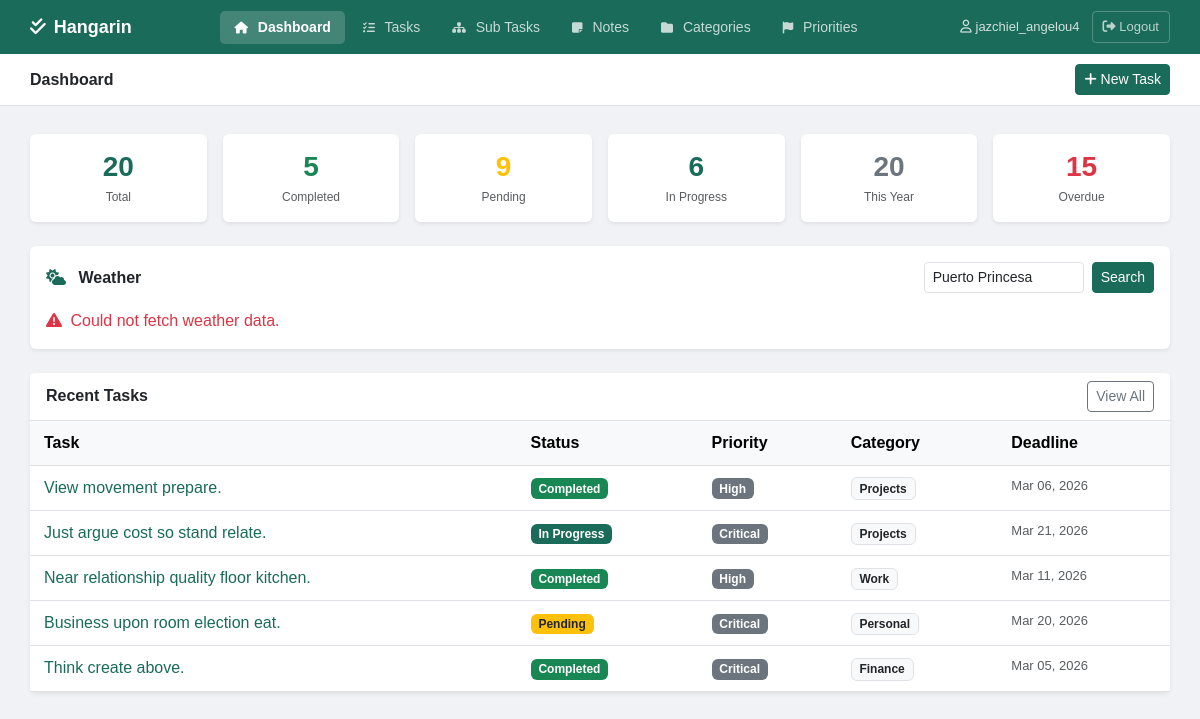
/ (signed in), run on the app's committed database.
### tasks/models.py (models this page shows, shortened)
class BaseModel(models.Model):
    created_at = models.DateTimeField(auto_now_add=True)
    updated_at = models.DateTimeField(auto_now=True)
    class Meta:
        abstract = True

class Task(BaseModel):
    STATUS_CHOICES = [
        ("Pending", "Pending"),
        ("In Progress", "In Progress"),
        ("Completed", "Completed"),
    ]
    title = models.CharField(max_length=255)
    description = models.TextField(blank=True, null=True)
    deadline = models.DateTimeField(blank=True, null=True)
    status = models.CharField(
        max_length=50,
        choices=STATUS_CHOICES,
        default="Pending"
    )
    category = models.ForeignKey(Category, on_delete=models.SET_NULL, null=True, blank=True)
    priority = models.ForeignKey(Priority, on_delete=models.SET_NULL, null=True, blank=True)
    user = models.ForeignKey(User, on_delete=models.CASCADE, null=True, blank=True)
    class Meta:
        verbose_name = "Task"
        verbose_name_plural = "Tasks"

class Priority(BaseModel):
    name = models.CharField(max_length=100)
    class Meta:
        verbose_name = "Priority"
        verbose_name_plural = "Priorities"

class Category(BaseModel):
    name = models.CharField(max_length=100)
    class Meta:
        verbose_name = "Category"
        verbose_name_plural = "Categories"

### tasks/views.py (the view)
# urls.py: path('', views.dashboard, name='dashboard'),
@login_required
def dashboard(request):
    user_tasks = Task.objects.all() if request.user.is_superuser else Task.objects.filter(user=request.user)
    total_tasks = user_tasks.count()
    completed_tasks = user_tasks.filter(status='Completed').count()
    pending_tasks = user_tasks.filter(status='Pending').count()
    in_progress_tasks = user_tasks.filter(status='In Progress').count()
    current_year = timezone.now().year
    tasks_this_year = user_tasks.filter(created_at__year=current_year).count()
    recent_tasks = user_tasks.order_by('-created_at')[:5]
    overdue_tasks = user_tasks.filter(
        deadline__lt=timezone.now()
    ).exclude(status='Completed').count()
    weather_data = None
    city = request.GET.get('city', 'Puerto Princesa')
    api_key = os.getenv('OPENWEATHER_API_KEY')
    try:
        url = f"https://api.openweathermap.org/data/2.5/weather?q={city}&appid={api_key}&units=metric"
        response = requests.get(url, timeout=10)
        response.raise_for_status()
        data = response.json()
        weather_data = {
            'city': data['name'],
            'country': data['sys']['country'],
            'temp': data['main']['temp'],
            'feels_like': data['main']['feels_like'],
            'humidity': data['main']['humidity'],
            'description': data['weather'][0]['description'].title(),
            'icon': data['weather'][0]['icon'],
        }
    except Exception as e:
        weather_data = {'error': 'Could not fetch weather data.'}
    context = {
        'total_tasks': total_tasks,
        'completed_tasks': completed_tasks,
        'pending_tasks': pending_tasks,
        'in_progress_tasks': in_progress_tasks,
        'tasks_this_year': tasks_this_year,
        'recent_tasks': recent_tasks,
        'overdue_tasks': overdue_tasks,
        'weather': weather_data,
        'city': city,
        'active_page': 'dashboard',
    }
    return render(request, 'tasks/dashboard.html', context)

### templates/tasks/dashboard.html (shortened to what this page needs)
{% extends 'tasks/base.html' %}
{% block page_title %}Dashboard{% endblock %}
{% block topbar_actions %}
<a href="{% url 'task_create' %}" class="btn btn-primary btn-sm">
    <i class="fa-solid fa-plus"></i> New Task
</a>
{% endblock %}
{% block content %}
<div class="row g-3 mb-4">
    <div class="col-6 col-md-4 col-lg-2">
        <div class="card text-center h-100 border-0 shadow-sm">
            <div class="card-body py-3">
                <h3 class="fw-bold mb-1" style="color:#1a6b5a;">{{ total_tasks }}</h3>
                <p class="text-muted mb-0" style="font-size:12px;">Total</p>
            </div>
        </div>
    </div>
    <div class="col-6 col-md-4 col-lg-2">
        <div class="card text-center h-100 border-0 shadow-sm">
            <div class="card-body py-3">
                <h3 class="fw-bold mb-1 text-success">{{ completed_tasks }}</h3>
                <p class="text-muted mb-0" style="font-size:12px;">Completed</p>
            </div>
        </div>
    </div>
    <div class="col-6 col-md-4 col-lg-2">
        <div class="card text-center h-100 border-0 shadow-sm">
            <div class="card-body py-3">
                <h3 class="fw-bold mb-1 text-warning">{{ pending_tasks }}</h3>
                <p class="text-muted mb-0" style="font-size:12px;">Pending</p>
            </div>
        </div>
    </div>
    <div class="col-6 col-md-4 col-lg-2">
        <div class="card text-center h-100 border-0 shadow-sm">
            <div class="card-body py-3">
                <h3 class="fw-bold mb-1" style="color:#1a6b5a;">{{ in_progress_tasks }}</h3>
                <p class="text-muted mb-0" style="font-size:12px;">In Progress</p>
            </div>
        </div>
    </div>
    <div class="col-6 col-md-4 col-lg-2">
        <div class="card text-center h-100 border-0 shadow-sm">
            <div class="card-body py-3">
                <h3 class="fw-bold mb-1 text-secondary">{{ tasks_this_year }}</h3>
                <p class="text-muted mb-0" style="font-size:12px;">This Year</p>
            </div>
        </div>
    </div>
    <div class="col-6 col-md-4 col-lg-2">
        <div class="card text-center h-100 border-0 shadow-sm">
            <div class="card-body py-3">
                <h3 class="fw-bold mb-1 text-danger">{{ overdue_tasks }}</h3>
                <p class="text-muted mb-0" style="font-size:12px;">Overdue</p>
            </div>
        </div>
    </div>
</div>
<div class="card border-0 shadow-sm mb-4">
    <div class="card-body">
        <div class="d-flex justify-content-between align-items-center mb-3">
            <h6 class="fw-bold mb-0"><i class="fa-solid fa-cloud-sun me-2" style="color:#1a6b5a;"></i> Weather</h6>
            <form method="get" class="d-flex gap-2">
                <input type="text" name="city" value="{{ city }}" placeholder="Enter city..." class="form-control form-control-sm" style="width:160px;">
                <button type="submit" class="btn btn-primary btn-sm">Search</button>
            </form>
        </div>
        {% if weather.error %}
            <p class="text-danger mb-0"><i class="fa-solid fa-triangle-exclamation me-1"></i> {{ weather.error }}</p>
        {% endif %}
    </div>
</div>
<div class="card border-0 shadow-sm">
    <div class="card-header bg-white d-flex justify-content-between align-items-center border-bottom">
        <span class="fw-semibold">Recent Tasks</span>
        <a href="{% url 'task_list' %}" class="btn btn-outline-secondary btn-sm">View All</a>
    </div>
    <div class="card-body p-0">
        {% if recent_tasks %}
        <div class="table-responsive">
            <table class="table table-hover mb-0">
                <thead class="table-light">
                    <tr>
                        <th>Task</th>
                        <th>Status</th>
                        <th>Priority</th>
                        <th>Category</th>
                        <th>Deadline</th>
                    </tr>
                </thead>
                <tbody>
                    {% for task in recent_tasks %}
                    <tr>
                        <td>
                            <a href="{% url 'task_detail' task.pk %}" class="text-decoration-none fw-medium" style="color:#1a6b5a;">{{ task.title }}</a>
                        </td>
                        <td>
                            {% if task.status == 'Completed' %}<span class="badge bg-success">Completed</span>
                            {% elif task.status == 'In Progress' %}<span class="badge" style="background-color:#1a6b5a;">In Progress</span>
                            {% else %}<span class="badge bg-warning text-dark">Pending</span>{% endif %}
                        </td>
                        <td>
                            {% if task.priority %}<span class="badge bg-secondary">{{ task.priority.name }}</span>
                            {% else %}<span class="text-muted">—</span>{% endif %}
                        </td>
                        <td>
                            {% if task.category %}<span class="badge bg-light text-dark border">{{ task.category.name }}</span>
                            {% else %}<span class="text-muted">—</span>{% endif %}
                        </td>
                        <td class="text-muted" style="font-size:13px;">
                            {% if task.deadline %}{{ task.deadline|date:"M d, Y" }}{% else %}—{% endif %}
                        </td>
                    </tr>
                    {% endfor %}
                </tbody>
            </table>
        </div>
        {% else %}
        <div class="text-center py-5 text-muted">
            <i class="fa-solid fa-inbox fa-2x mb-3 d-block opacity-25"></i>
            <p>No tasks yet. <a href="{% url 'task_create' %}" style="color:#1a6b5a;">Create one!</a></p>
        </div>
        {% endif %}
    </div>
</div>
{% endblock %}

### templates/tasks/base.html (shortened to what this page needs)
{% load pwa %}
<!DOCTYPE html>
<html lang="en">
<head>
    <link href="https://cdn.jsdelivr.net/npm/bootstrap@5.3.0/dist/css/bootstrap.min.css" rel="stylesheet">
    <link rel="stylesheet" href="https://cdnjs.cloudflare.com/ajax/libs/font-awesome/6.5.0/css/all.min.css">
</head>
<body>
<div class="top-navbar">
    <a href="{% url 'dashboard' %}" class="brand">
        <i class="fa-solid fa-check-double"></i> Hangarin
    </a>
    <nav>
        <a href="{% url 'dashboard' %}" class="nav-item {% if active_page == 'dashboard' %}active{% endif %}">
            <i class="fa-solid fa-house"></i> Dashboard
        </a>
        <a href="{% url 'task_list' %}" class="nav-item {% if active_page == 'tasks' %}active{% endif %}">
            <i class="fa-solid fa-list-check"></i> Tasks
        </a>
        <a href="{% url 'subtask_list' %}" class="nav-item {% if active_page == 'subtasks' %}active{% endif %}">
            <i class="fa-solid fa-sitemap"></i> Sub Tasks
        </a>
        <a href="{% url 'note_list' %}" class="nav-item {% if active_page == 'notes' %}active{% endif %}">
            <i class="fa-solid fa-note-sticky"></i> Notes
        </a>
        <a href="{% url 'category_list' %}" class="nav-item {% if active_page == 'categories' %}active{% endif %}">
            <i class="fa-solid fa-folder"></i> Categories
        </a>
        <a href="{% url 'priority_list' %}" class="nav-item {% if active_page == 'priorities' %}active{% endif %}">
            <i class="fa-solid fa-flag"></i> Priorities
        </a>
    </nav>
    <div class="user-area">
        {% if user.is_authenticated %}
        <span><i class="fa-regular fa-user" style="margin-right:4px;"></i>{{ user.username }}</span>
        <form method="post" action="{% url 'logout' %}" style="margin:0;padding:0;">
            <button type="submit" class="logout-btn">
                <i class="fa-solid fa-right-from-bracket"></i> Logout
            </button>
        </form>
        {% endif %}
    </div>
</div>
<div class="subbar">
    <h5>{% block page_title %}Dashboard{% endblock %}</h5>
    <div>{% block topbar_actions %}{% endblock %}</div>
</div>
<div class="content-area">
    {% block content %}{% endblock %}
</div>
</body>
</html>

### templates/tasks/base.html (style rules this page uses)
body { background-color: #f0f2f5; font-family: Arial, sans-serif; min-height: 100vh; }
.top-navbar { background-color: #1a6b5a; padding: 0 30px; height: 54px; display: flex; align-items: center; justify-content: space-between; position: sticky; top: 0; z-index: 100; }
.top-navbar .brand { color: white; font-size: 18px; font-weight: 700; text-decoration: none; display: flex; align-items: center; gap: 8px; }
.top-navbar nav { display: flex; align-items: center; gap: 4px; }
.top-navbar .nav-item { color: rgba(255,255,255,0.75); text-decoration: none; padding: 6px 14px; border-radius: 5px; font-size: 14px; transition: all 0.15s; }
.top-navbar .nav-item.active { background-color: rgba(255,255,255,0.18); color: white; font-weight: 600; }
.top-navbar .nav-item i { margin-right: 6px; font-size: 12px; }
.top-navbar .user-area { display: flex; align-items: center; gap: 12px; color: rgba(255,255,255,0.8); font-size: 13px; }
.top-navbar .logout-btn { color: rgba(255,255,255,0.7); text-decoration: none; font-size: 13px; padding: 5px 10px; border: 1px solid rgba(255,255,255,0.25); border-radius: 4px; transition: all 0.15s; background: transparent; cursor: pointer; font-family: Arial, sans-serif; }
.subbar { background-color: white; border-bottom: 1px solid #dee2e6; padding: 10px 30px; display: flex; justify-content: space-between; align-items: center; }
.subbar h5 { margin: 0; font-size: 16px; font-weight: 600; color: #212529; }
.content-area { padding: 28px 30px; max-width: 1200px; }
.btn-primary { background-color: #1a6b5a; border-color: #1a6b5a; }
.table > :not(caption) > * > * { padding: 10px 14px; }

### data on the page
Task: title "View movement prepare.", status "Completed", priority.name "High", category.name "Projects", deadline "Mar 06, 2026"
Task: title "Just argue cost so stand relate.", status "In Progress", priority.name "Critical", category.name "Projects", deadline "Mar 21, 2026"
Task: title "Near relationship quality floor kitchen.", status "Completed", priority.name "High", category.name "Work", deadline "Mar 11, 2026"
Task: title "Business upon room election eat.", status "Pending", priority.name "Critical", category.name "Personal", deadline "Mar 20, 2026"
Task: title "Think create above.", status "Completed", priority.name "Critical", category.name "Finance", deadline "Mar 05, 2026"

### other printed values
{{ user.username }} "jazchiel_angelou4"
{{ total_tasks }} "20"
{{ completed_tasks }} "5"
{{ pending_tasks }} "9"
{{ in_progress_tasks }} "6"
{{ tasks_this_year }} "20"
{{ overdue_tasks }} "15"
{{ weather.error }} "Could not fetch weather data."
